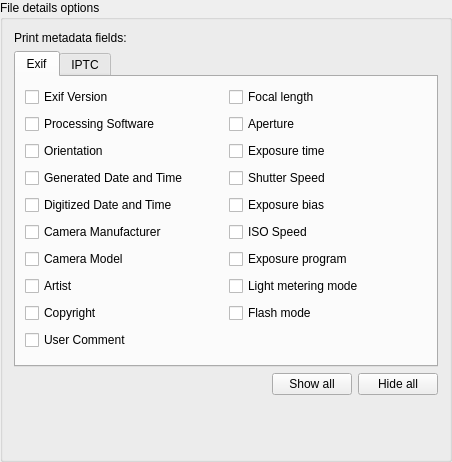
<?xml version="1.0" encoding="UTF-8"?>
<ui version="4.0">
 <class>DetailsGroupBoxView</class>
 <widget class="QGroupBox" name="DetailsGroupBoxView">
  <property name="geometry">
   <rect>
    <x>0</x>
    <y>0</y>
    <width>452</width>
    <height>462</height>
   </rect>
  </property>
  <property name="title">
   <string>File details options</string>
  </property>
  <layout class="QGridLayout" name="gridLayout">
   <item row="1" column="0">
    <widget class="QTabWidget" name="tabWidget">
     <property name="currentIndex">
      <number>0</number>
     </property>
     <widget class="QWidget" name="exifTab">
      <attribute name="title">
       <string>Exif</string>
      </attribute>
      <layout class="QGridLayout" name="gridLayout_4">
       <item row="10" column="1">
        <widget class="QCheckBox" name="exifFlashCheckBox">
         <property name="text">
          <string>Flash mode</string>
         </property>
        </widget>
       </item>
       <item row="11" column="0">
        <widget class="QCheckBox" name="exifUserCommentCheckBox_D">
         <property name="text">
          <string>User Comment</string>
         </property>
        </widget>
       </item>
       <item row="5" column="1">
        <widget class="QCheckBox" name="exifExpBiasCheckBox">
         <property name="text">
          <string>Exposure bias</string>
         </property>
        </widget>
       </item>
       <item row="8" column="0">
        <widget class="QCheckBox" name="exifModelCheckBox">
         <property name="text">
          <string>Camera Model</string>
         </property>
        </widget>
       </item>
       <item row="7" column="1">
        <widget class="QCheckBox" name="exifIsoCheckBox">
         <property name="text">
          <string>ISO Speed</string>
         </property>
        </widget>
       </item>
       <item row="3" column="0">
        <widget class="QCheckBox" name="exifOrientationCheckBox">
         <property name="text">
          <string>Orientation</string>
         </property>
        </widget>
       </item>
       <item row="9" column="0">
        <widget class="QCheckBox" name="exifArtistCheckBox_D">
         <property name="text">
          <string>Artist</string>
         </property>
        </widget>
       </item>
       <item row="10" column="0">
        <widget class="QCheckBox" name="exifCopyrightCheckBox_D">
         <property name="text">
          <string>Copyright</string>
         </property>
        </widget>
       </item>
       <item row="8" column="1">
        <widget class="QCheckBox" name="exifExpProgramCheckBox">
         <property name="text">
          <string>Exposure program</string>
         </property>
        </widget>
       </item>
       <item row="3" column="1">
        <widget class="QCheckBox" name="exifExpTimeCheckBox">
         <property name="text">
          <string>Exposure time</string>
         </property>
        </widget>
       </item>
       <item row="5" column="0">
        <widget class="QCheckBox" name="exifDigitizedTimeCheckBox">
         <property name="text">
          <string>Digitized Date and Time</string>
         </property>
        </widget>
       </item>
       <item row="2" column="0">
        <widget class="QCheckBox" name="exifSoftCheckBox">
         <property name="text">
          <string>Processing Software</string>
         </property>
        </widget>
       </item>
       <item row="4" column="1">
        <widget class="QCheckBox" name="exifShutterSpeedCheckBox">
         <property name="text">
          <string>Shutter Speed</string>
         </property>
        </widget>
       </item>
       <item row="1" column="0">
        <widget class="QCheckBox" name="exifVersionCheckBox">
         <property name="text">
          <string>Exif Version</string>
         </property>
        </widget>
       </item>
       <item row="2" column="1">
        <widget class="QCheckBox" name="exifApertureCheckBox">
         <property name="text">
          <string>Aperture</string>
         </property>
        </widget>
       </item>
       <item row="7" column="0">
        <widget class="QCheckBox" name="exifManufacturerCheckBox">
         <property name="text">
          <string>Camera Manufacturer</string>
         </property>
        </widget>
       </item>
       <item row="1" column="1">
        <widget class="QCheckBox" name="exifFocalLengthCheckBox">
         <property name="text">
          <string>Focal length</string>
         </property>
        </widget>
       </item>
       <item row="9" column="1">
        <widget class="QCheckBox" name="exifMeteringCheckBox">
         <property name="text">
          <string>Light metering mode</string>
         </property>
        </widget>
       </item>
       <item row="4" column="0">
        <widget class="QCheckBox" name="exifGeneratedTimeCheckBox">
         <property name="text">
          <string>Generated Date and Time</string>
         </property>
        </widget>
       </item>
      </layout>
     </widget>
     <widget class="QWidget" name="iptcTab">
      <attribute name="title">
       <string>IPTC</string>
      </attribute>
      <layout class="QGridLayout" name="gridLayout_5">
       <item row="5" column="0">
        <widget class="QCheckBox" name="iptcCaptionCheckBox">
         <property name="text">
          <string>Description</string>
         </property>
        </widget>
       </item>
       <item row="2" column="1">
        <widget class="QCheckBox" name="iptcDigitizedDateCheckBox">
         <property name="text">
          <string>Digitized date</string>
         </property>
        </widget>
       </item>
       <item row="8" column="0">
        <widget class="QCheckBox" name="iptcEditStatusCheckBox">
         <property name="text">
          <string>Edit status</string>
         </property>
        </widget>
       </item>
       <item row="0" column="1">
        <widget class="QCheckBox" name="iptcCreatedDateCheckBox">
         <property name="text">
          <string>Created date</string>
         </property>
        </widget>
       </item>
       <item row="1" column="1">
        <widget class="QCheckBox" name="iptcCreatedTimeCheckBox">
         <property name="text">
          <string>Created time</string>
         </property>
        </widget>
       </item>
       <item row="4" column="0">
        <widget class="QCheckBox" name="iptcKeywordsCheckBox">
         <property name="text">
          <string>Keywords</string>
         </property>
        </widget>
       </item>
       <item row="2" column="0">
        <widget class="QCheckBox" name="iptcCopyrightCheckBox">
         <property name="text">
          <string>Copyright</string>
         </property>
        </widget>
       </item>
       <item row="7" column="0">
        <widget class="QCheckBox" name="iptcCityCheckBox">
         <property name="text">
          <string>City</string>
         </property>
        </widget>
       </item>
       <item row="3" column="0">
        <widget class="QCheckBox" name="iptcObjectNameCheckBox">
         <property name="text">
          <string>Object name</string>
         </property>
        </widget>
       </item>
       <item row="0" column="0">
        <widget class="QCheckBox" name="iptcVersionCheckBox">
         <property name="text">
          <string>Model version</string>
         </property>
        </widget>
       </item>
       <item row="3" column="1">
        <widget class="QCheckBox" name="iptcDigitizedTimeCheckBox">
         <property name="text">
          <string>Digitized time</string>
         </property>
        </widget>
       </item>
       <item row="1" column="0">
        <widget class="QCheckBox" name="iptcBylineCheckBox">
         <property name="text">
          <string>Author</string>
         </property>
        </widget>
       </item>
       <item row="6" column="0">
        <widget class="QCheckBox" name="iptcCountryNameCheckBox">
         <property name="text">
          <string>Country</string>
         </property>
        </widget>
       </item>
       <item row="9" column="0">
        <spacer name="verticalSpacer">
         <property name="orientation">
          <enum>Qt::Vertical</enum>
         </property>
         <property name="sizeHint" stdset="0">
          <size>
           <width>20</width>
           <height>40</height>
          </size>
         </property>
        </spacer>
       </item>
      </layout>
     </widget>
    </widget>
   </item>
   <item row="0" column="0">
    <widget class="QLabel" name="label_18">
     <property name="text">
      <string>Print metadata fields:</string>
     </property>
    </widget>
   </item>
   <item row="2" column="0">
    <layout class="QHBoxLayout" name="horizontalLayout_2">
     <item>
      <spacer name="horizontalSpacer_2">
       <property name="orientation">
        <enum>Qt::Horizontal</enum>
       </property>
       <property name="sizeHint" stdset="0">
        <size>
         <width>40</width>
         <height>20</height>
        </size>
       </property>
      </spacer>
     </item>
     <item>
      <widget class="QPushButton" name="showPushButton">
       <property name="text">
        <string>Show all</string>
       </property>
      </widget>
     </item>
     <item>
      <widget class="QPushButton" name="hidePushButton">
       <property name="text">
        <string>Hide all</string>
       </property>
      </widget>
     </item>
    </layout>
   </item>
   <item row="3" column="0">
    <spacer name="verticalSpacer_2">
     <property name="orientation">
      <enum>Qt::Vertical</enum>
     </property>
     <property name="sizeHint" stdset="0">
      <size>
       <width>20</width>
       <height>40</height>
      </size>
     </property>
    </spacer>
   </item>
  </layout>
 </widget>
 <resources/>
 <connections/>
</ui>
